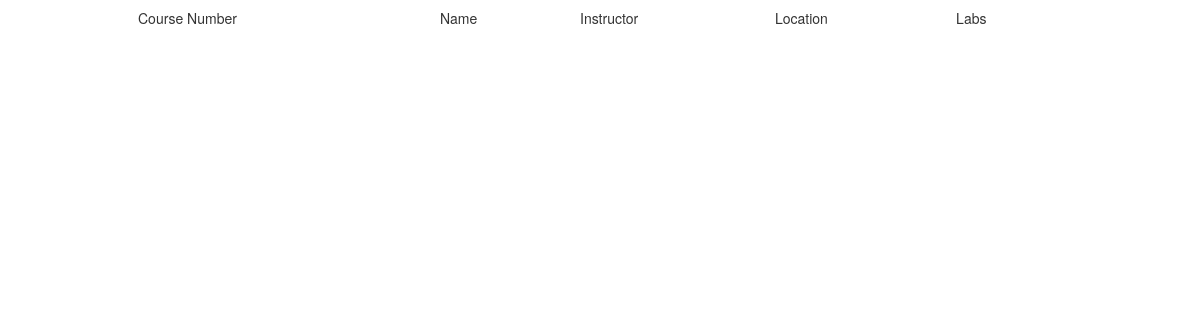
Page /course/2/2 on the earlier database version.
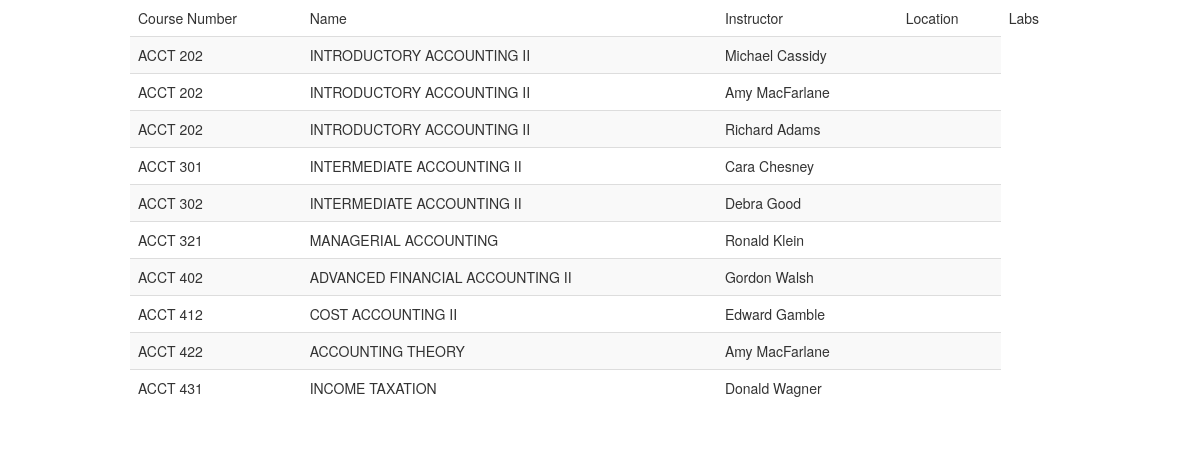
Same page on the later database version.
### courses/models.py (models this page shows, shortened)
class Department(models.Model):
    abbr = models.CharField(max_length=10)
    name = models.CharField(max_length=70, blank=True, null=True)
    faculty = models.CharField(max_length=2, choices=FACULTIES, blank=True, null=True)

class Course(models.Model):
    department = models.ForeignKey(Department)
    number = models.CharField(max_length=10)
    name = models.CharField(max_length=100, default="No course name given", null=True)
    section = models.CharField(max_length=1,blank=True, null=True)
    semester = models.CharField(max_length=1, choices=SEMESTER)
    instructor = models.ForeignKey(Instructor, null=True, blank=True)
    location = models.ForeignKey(Location, null=True, blank=True)

class Instructor(models.Model):
    name = models.CharField(max_length=100)
    def __unicode__(self):
        return "%s" %(self.name)

### courses/views.py (the view)
# urls.py: url(r'^(?P<semester>\d+)/(?P<dept>\d+)', 'dept_sem_list', name='dept_sem_list'),
def dept_sem_list(request, semester=1, dept=-1):
    courses_and_labs = []
    department = get_object_or_404(Department, pk=dept)
    courses = Course.objects.filter(semester=semester).filter(department=department).order_by("section").order_by("number")
    for course in courses:
        labs = Lab.objects.filter(course=course)
        courses_and_labs.append({
            "department": course.department,
            "number": course.number,
            "name": course.name,
            "instructor": course.instructor,
            "location": course.location,
            "labs": labs,
            })
    t = loader.get_template("list_courses.html")
    c = RequestContext(request, {
            "courses": courses_and_labs,
        })
    return HttpResponse(t.render(c))

### courses/templates/list_courses.html (shortened to what this page needs)
<!DOCTYPE html>
<html>
  <head>
    <link href="{{ STATIC_URL }}css/bootstrap.min.css" rel="stylesheet" media="screen">
  </head>
  <body>
    <div class="container">
      <div class="row">
        <div class="span12">
          <table class="table table-striped">
            <thead>
              <td>Course Number</td>
              <td>Name</td>
              <td>Instructor</td>
              <td>Location</td>
              <td>Labs</td>
            </thead>
            {% for course in courses %}
              <tr>
                {% if course.section %}
                  <td>{{ course.department.abbr }} {{ course.number }}{{ course.section }}</td>
                {% else %}
                  <td>{{ course.department.abbr }} {{ course.number }}</td>
                {% endif %}
                <td>{{ course.name }}</td>
                <td>{{ course.instructor }}</td>
                <td>{{ location }}</td>
              </tr>
            {% endfor %}
          </table>
        </div>
      </div>
    </div>
  </body>
</html>

Differences in the rows shown:
now on this page (row edited): Department: department.abbr "ACCT", number "202", name "INTRODUCTORY ACCOUNTING II", instructor "Michael Cassidy", instructor "Amy MacFarlane", instructor "Richard Adams", number "301", name "INTERMEDIATE ACCOUNTING II", instructor "Cara Chesney", number "302", instructor "Debra Good", number "321", name "MANAGERIAL ACCOUNTING", instructor "Ronald Klein", number "402", name "ADVANCED FINANCIAL ACCOUNTING II", instructor "Gordon Walsh", number "412", name "COST ACCOUNTING II", instructor "Edward Gamble", number "422", name "ACCOUNTING THEORY", number "431", name "INCOME TAXATION", instructor "Donald Wagner"
